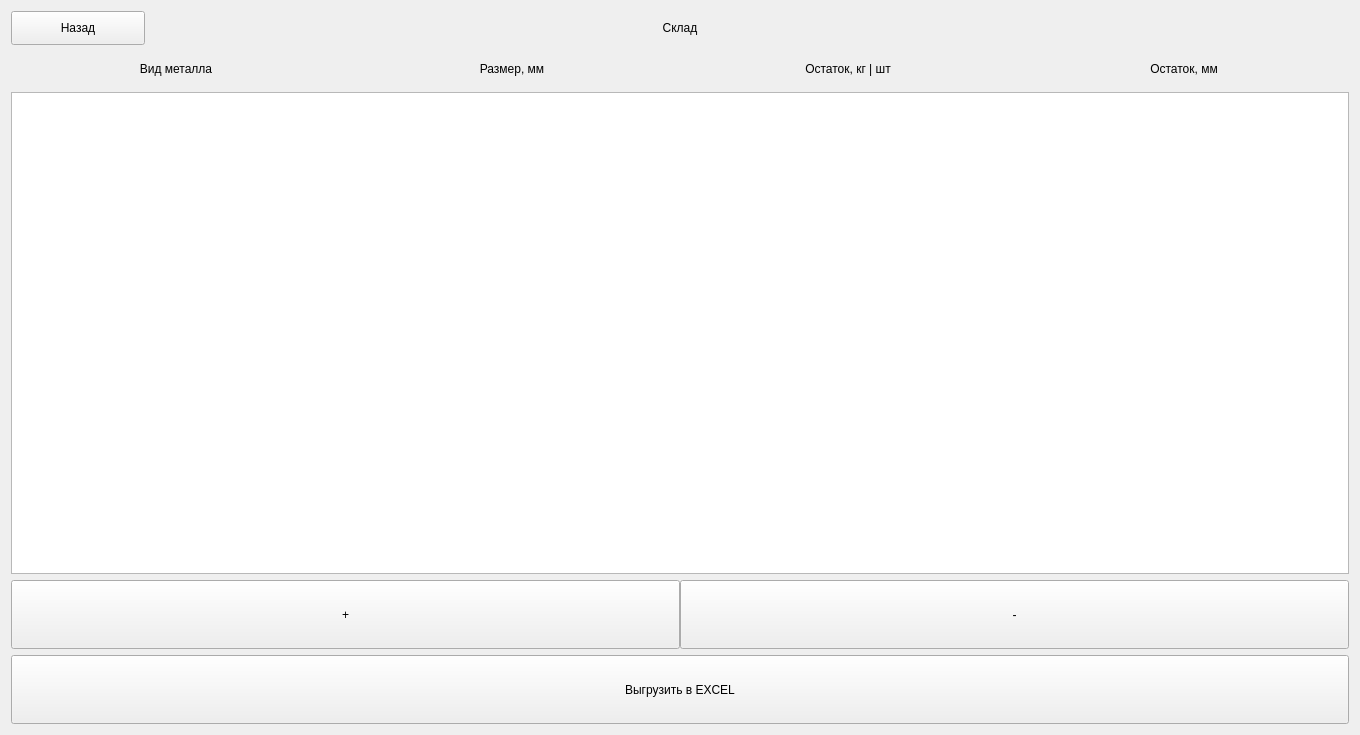
<?xml version="1.0" encoding="UTF-8"?>
<ui version="4.0">
 <class>storage_frame</class>
 <widget class="QFrame" name="storage_frame">
  <property name="geometry">
   <rect>
    <x>0</x>
    <y>0</y>
    <width>1360</width>
    <height>735</height>
   </rect>
  </property>
  <property name="windowTitle">
   <string>Frame</string>
  </property>
  <layout class="QVBoxLayout" name="verticalLayout">
   <item>
    <layout class="QVBoxLayout" name="frame_layout" stretch="1,1,14,2,2">
     <property name="spacing">
      <number>6</number>
     </property>
     <property name="topMargin">
      <number>0</number>
     </property>
     <property name="bottomMargin">
      <number>0</number>
     </property>
     <item>
      <layout class="QHBoxLayout" name="back_and_name_layout" stretch="1,1,6,2">
       <property name="spacing">
        <number>0</number>
       </property>
       <item>
        <widget class="QPushButton" name="back_button">
         <property name="sizePolicy">
          <sizepolicy hsizetype="Minimum" vsizetype="Preferred">
           <horstretch>0</horstretch>
           <verstretch>0</verstretch>
          </sizepolicy>
         </property>
         <property name="text">
          <string>Назад</string>
         </property>
        </widget>
       </item>
       <item>
        <spacer name="horizontalSpacer">
         <property name="orientation">
          <enum>Qt::Horizontal</enum>
         </property>
         <property name="sizeHint" stdset="0">
          <size>
           <width>40</width>
           <height>20</height>
          </size>
         </property>
        </spacer>
       </item>
       <item>
        <widget class="QLabel" name="frame_name_label">
         <property name="text">
          <string>Склад</string>
         </property>
         <property name="alignment">
          <set>Qt::AlignCenter</set>
         </property>
        </widget>
       </item>
       <item>
        <spacer name="horizontalSpacer_2">
         <property name="orientation">
          <enum>Qt::Horizontal</enum>
         </property>
         <property name="sizeHint" stdset="0">
          <size>
           <width>40</width>
           <height>20</height>
          </size>
         </property>
        </spacer>
       </item>
      </layout>
     </item>
     <item>
      <layout class="QHBoxLayout" name="labels_layout" stretch="2,2,2,2">
       <item>
        <widget class="QLabel" name="type_metall_label_2">
         <property name="text">
          <string>Вид металла</string>
         </property>
         <property name="alignment">
          <set>Qt::AlignCenter</set>
         </property>
        </widget>
       </item>
       <item>
        <widget class="QLabel" name="size_mm_label">
         <property name="text">
          <string>Размер, мм</string>
         </property>
         <property name="alignment">
          <set>Qt::AlignCenter</set>
         </property>
        </widget>
       </item>
       <item>
        <widget class="QLabel" name="balance_kg_label">
         <property name="text">
          <string>Остаток, кг | шт</string>
         </property>
         <property name="alignment">
          <set>Qt::AlignCenter</set>
         </property>
        </widget>
       </item>
       <item>
        <widget class="QLabel" name="balance_mm_label">
         <property name="text">
          <string>Остаток, мм</string>
         </property>
         <property name="alignment">
          <set>Qt::AlignCenter</set>
         </property>
        </widget>
       </item>
      </layout>
     </item>
     <item>
      <widget class="QTableView" name="storage_db_table"/>
     </item>
     <item>
      <layout class="QHBoxLayout" name="buttons_layout" stretch="1,1">
       <property name="spacing">
        <number>0</number>
       </property>
       <item>
        <widget class="QPushButton" name="in_storage_button">
         <property name="sizePolicy">
          <sizepolicy hsizetype="Minimum" vsizetype="Preferred">
           <horstretch>0</horstretch>
           <verstretch>0</verstretch>
          </sizepolicy>
         </property>
         <property name="text">
          <string>+</string>
         </property>
        </widget>
       </item>
       <item>
        <widget class="QPushButton" name="out_storage_button">
         <property name="sizePolicy">
          <sizepolicy hsizetype="Minimum" vsizetype="Preferred">
           <horstretch>0</horstretch>
           <verstretch>0</verstretch>
          </sizepolicy>
         </property>
         <property name="text">
          <string>-</string>
         </property>
        </widget>
       </item>
      </layout>
     </item>
     <item>
      <layout class="QHBoxLayout" name="pdf_layout" stretch="6">
       <property name="spacing">
        <number>0</number>
       </property>
       <item>
        <widget class="QPushButton" name="unload_storage_excel_button">
         <property name="sizePolicy">
          <sizepolicy hsizetype="Minimum" vsizetype="Preferred">
           <horstretch>0</horstretch>
           <verstretch>0</verstretch>
          </sizepolicy>
         </property>
         <property name="minimumSize">
          <size>
           <width>75</width>
           <height>0</height>
          </size>
         </property>
         <property name="maximumSize">
          <size>
           <width>16777215</width>
           <height>100</height>
          </size>
         </property>
         <property name="text">
          <string>Выгрузить в EXCEL</string>
         </property>
        </widget>
       </item>
      </layout>
     </item>
    </layout>
   </item>
  </layout>
 </widget>
 <resources/>
 <connections/>
</ui>
